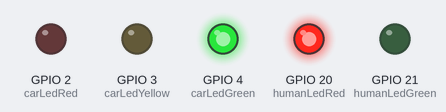
A program run on a simulated Raspberry Pi (BCM pin numbers). On the bench: output pins drawn as LEDs (lit = HIGH). What the program prints to the terminal is not drawn.

Above: at 1.5 s.
At 3.5 s:
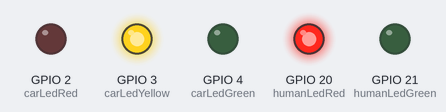
At 5.5 s:
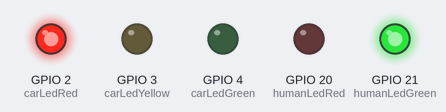
Timing chart, 0 to 9.1 s (numbered marks = the images above):
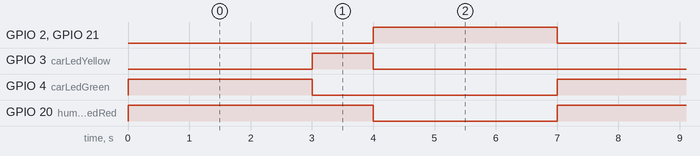

Measured:
- by itself, GPIO 2 (carLedRed), GPIO 4 (carLedGreen), GPIO 21 (humanLedGreen): alternates HIGH for 3.0 s and LOW for 4.0 s
- by itself, GPIO 3 (carLedYellow): alternates HIGH for 1.0 s and LOW for 6.0 s
- by itself, GPIO 20 (humanLedRed): alternates HIGH for 4.0 s and LOW for 3.0 s

The program:

main2.py
```python
# ==========================================================
# 과제명: 라즈베리파이로 신호등 만들기
# 학번: [202578207]
# 이름: [황사익]
# ----------------------------------------------------------
# [이론 설명]
# 1. LED 동작 원리:
#    - 반도체 소자로, 순방향 전압을 걸어주면 전기에너지가 빛으로 변환됨.
#    - 긴 다리(Anode, +)와 짧은 다리(Cathode, -)의 극성을 맞춰야 함.
# 2. 저항(330Ω) 사용 이유:
#    - LED는 과전류에 약해 직접 연결 시 파손될 위험이 있음.
#    - 저항을 통해 전류를 제한하여 LED와 라즈베리파이 GPIO 핀을 보호함.
# ==========================================================

from gpiozero import LED
from time import sleep

# [하드웨어 설정] 각 신호등 LED가 연결된 GPIO 핀 번호 할당
# 차량용 신호등 (Red: 2, Yellow: 3, Green: 4)
carLedRed = LED(2)
carLedYellow = LED(3)
carLedGreen = LED(4)

# 보행자용 신호등 (Red: 20, Green: 21)
humanLedRed = LED(20)
humanLedGreen = LED(21)

try:
    print("신호등 시스템을 시작합니다. 종료하려면 Ctrl+C를 누르세요.")

    while True:
        # [1단계] 차량: 초록불(GO) / 보행자: 빨간불(STOP)
        carLedRed.value = 0
        carLedYellow.value = 0
        carLedGreen.value = 1
        humanLedRed.value = 1
        humanLedGreen.value = 0
        sleep(3.0)  # 3초 유지

        # [2단계] 차량: 노란불(CAUTION) / 보행자: 빨간불(STOP)
        carLedRed.value = 0
        carLedYellow.value = 1
        carLedGreen.value = 0
        humanLedRed.value = 1
        humanLedGreen.value = 0
        sleep(1.0)  # 1초 유지

        # [3단계] 차량: 빨간불(STOP) / 보행자: 초록불(GO)
        carLedRed.value = 1
        carLedYellow.value = 0
        carLedGreen.value = 0
        humanLedRed.value = 0
        humanLedGreen.value = 1
        sleep(3.0)  # 3초 유지

except KeyboardInterrupt:
    # 사용자가 Ctrl+C를 눌러 프로그램을 중단했을 때 실행됨
    print("\n프로그램을 안전하게 종료합니다.")

finally:
    # [정리] 프로그램 종료 시 모든 LED를 꺼서 전기 소모를 방지함
    carLedRed.value = 0
    carLedYellow.value = 0
    carLedGreen.value = 0
    humanLedRed.value = 0
    humanLedGreen.value = 0
```
